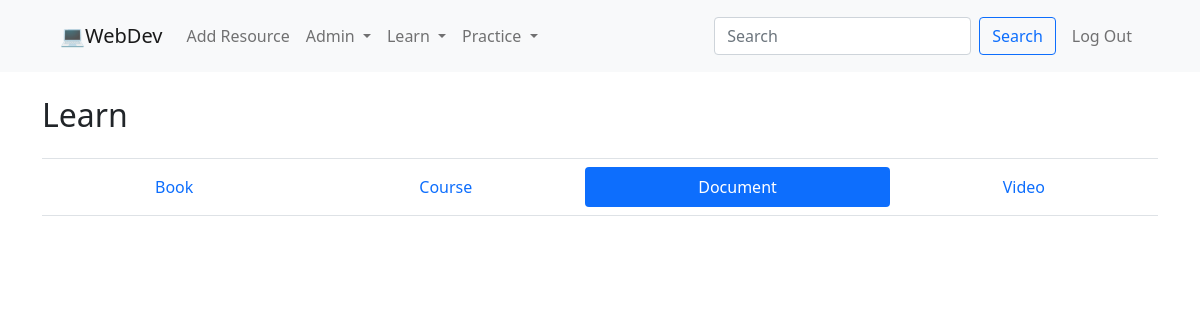
/document (signed in), run on an earlier commit of the app's database.
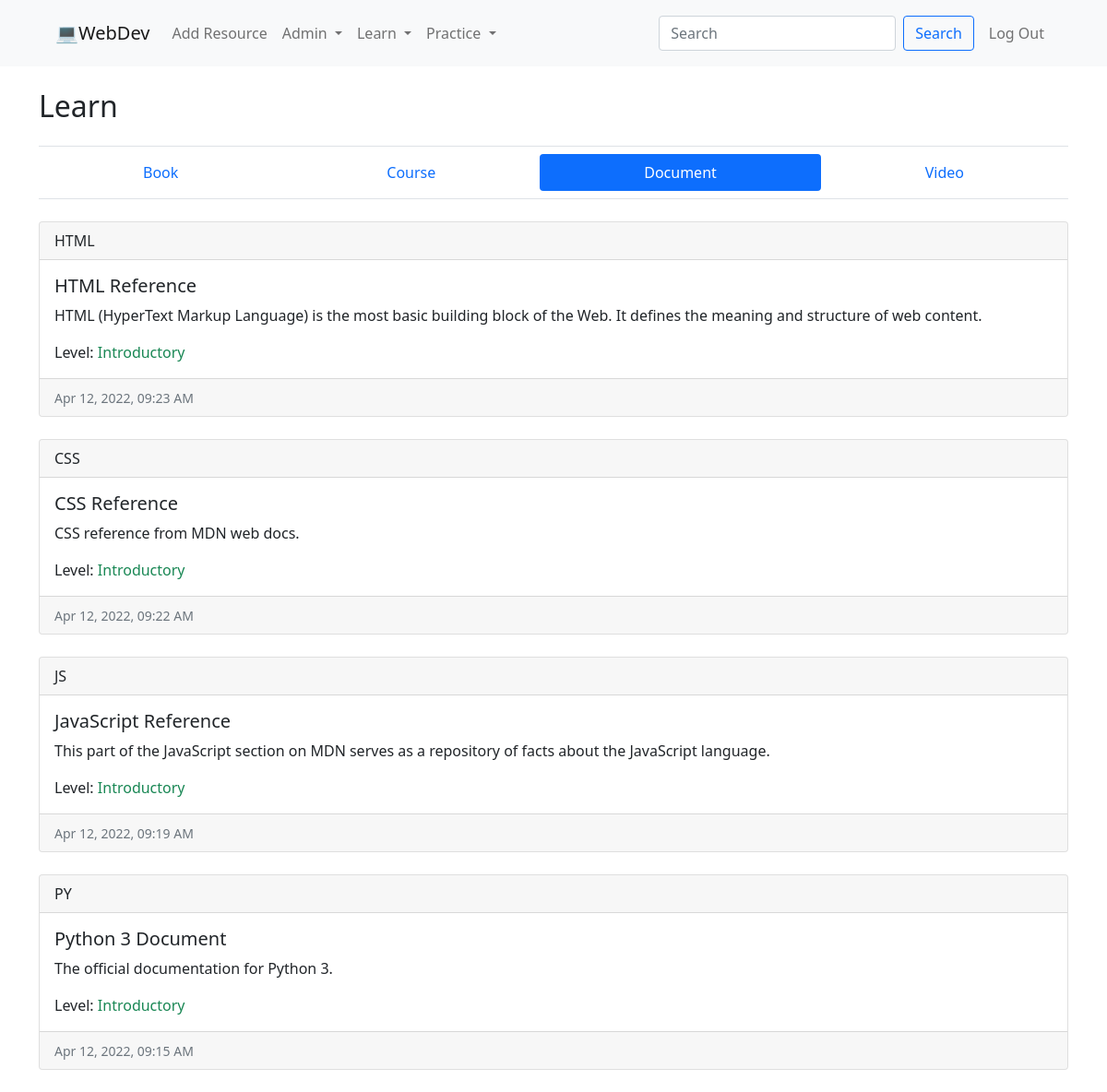
And on a later commit of the database.
### webdev/models.py (models this page shows, shortened)
class Resource(models.Model):
    CATEGORY_CHOICES = [
        ("BOOK", "Book"),
        ("CODE", "Code"),
        ("CRS", "Course"),
        ("DOC", "Document"),
        ("QUIZ", "Quiz"),
        ("VID", "Video")
    ]
    LEVEL_CHOICES = [
        ("INTR", "Introductory"),
        ("MEDI", "Intermediate"),
        ("ADVC", "Advanced")
    ]
    title = models.CharField(max_length=150)
    description = models.TextField()
    url = models.URLField(max_length=255)
    embeddable = models.BooleanField()
    category = models.CharField(max_length=4, choices=CATEGORY_CHOICES)
    timestamp = models.DateTimeField(auto_now_add=True)
    user = models.ForeignKey("User", on_delete=models.SET_NULL, related_name="added_by", null=True)
    like = models.ManyToManyField("User", related_name="liker", blank=True)
    favorite = models.ManyToManyField("User", related_name="favoriter", blank=True)
    language = models.ManyToManyField("Language", related_name="lang")
    level = models.CharField(max_length=4, choices=LEVEL_CHOICES)
    def serialize(self):
        return {
            "id": self.id,
            "title": self.title,
            "description": self.description,
            "timestamp": self.timestamp.strftime("%b %d, %Y, %I:%M %p"),
            "language": ", ".join([lang.language for lang in self.language.all()]),
            "level": self.level
        }

class Language(models.Model):
    LANGUAGE_CHOICES = [
        ("CSS", "CSS"),
        ("HTML", "HTML"),
        ("JS", "JavaScript"),
        ("PY", "Python")
    ]
    language = models.CharField(max_length=4, unique=True, choices=LANGUAGE_CHOICES)
    def __str__(self):
        return self.language

### webdev/views.py (the view)
# urls.py: path("<str:content_type>", views.content, name="content"),
def content(request, content_type):
    if content_type not in CATEGORY.keys():
        return render(request, "webdev/content.html", {
            "message": "Invalid content type."
        }, status=404)
    if not request.user.is_authenticated and content_type in ["favorite", "published"]:
        return render(request, "webdev/content.html", {
            "message": "Login required."
        }, status=401)
    if content_type == "favorite":
        resources = Resource.objects.filter(favorite__pk=request.user.pk)
    elif content_type == "published":
        resources = Resource.objects.filter(user=request.user)
    else:
        resources = Resource.objects.filter(category=CATEGORY[content_type]["cap"])
    resources = resources.order_by("-timestamp")
    return render(request, "webdev/content.html", {
        "level": LEVEL,
        "resources": resources,
        "category": CATEGORY[content_type]
    })

### webdev/views.py (called while the page is built)
@register.filter
def get_item(dictionary, key):
    return dictionary.get(key)

### webdev/templates/webdev/content.html (shortened to what this page needs)
{% extends  "webdev/layout.html" %}
{% block body %}
    {% if message %}
        <h2>{{ message }}</h2>
    {% else %}
        {% if category.view == "learn" %}
            <div id="learn-view">
                <h2 class="mb-4">Learn</h2>
                <nav class="nav nav-pills flex-column flex-sm-row mb-4 py-2 border-top border-bottom">
                    <a id="tab-book" class="flex-sm-fill text-sm-center nav-link nav-tab {% if category.cap == 'BOOK' %}active{% endif %}" data-content="book">Book</a>
                    <a id="tab-course" class="flex-sm-fill text-sm-center nav-link nav-tab {% if category.cap == 'CRS' %}active{% endif %}" data-content="crs">Course</a>
                    <a id="tab-document" class="flex-sm-fill text-sm-center nav-link nav-tab {% if category.cap == 'DOC' %}active{% endif %}" data-content="doc">Document</a>
                    <a id="tab-video" class="flex-sm-fill text-sm-center nav-link nav-tab {% if category.cap == 'VID' %}active{% endif %}" data-content="vid">Video</a>
                </nav>
            </div>
        {% endif %}
        <div id="content">
            {% for resource in resources %}
                <div class="card mb-4">
                    <a class="text-body text-decoration-none" href="{% url 'resource' resource.pk %}">
                        <div class="card-header">{{ resource.language.all|join:", " }}</div>
                        <div class="card-body">
                            <h5 class="card-title">{{ resource.title }}</h5>
                            <p class="card-text">{{ resource.description }}</p>
                            {% with lv=level|get_item:resource.level %}
                                <p class="card-text">Level: <span class="{{ lv.color }}">{{ lv.full }}</span></p>
                            {% endwith %}
                        </div>
                        <div class="card-footer"><small class="text-muted">{{ resource.serialize.timestamp }}</small></div>
                    </a>
                </div>
            {% endfor %}
        </div>
    {% endif %}
{% endblock %}

What changed in the data, as far as the page shows it:
added Resource: language.all "HTML", title "HTML Reference", description "HTML (HyperText Markup Language) is the most basic building block of the Web. It defines the meaning and structure of web content.", full "Introductory", serialize.timestamp "Apr 12, 2022, 09:23 AM"
added Resource: language.all "CSS", title "CSS Reference", description "CSS reference from MDN web docs.", full "Introductory", serialize.timestamp "Apr 12, 2022, 09:22 AM"
added Resource: language.all "JS", title "JavaScript Reference", description "This part of the JavaScript section on MDN serves as a repository of facts about the JavaScript language.", full "Introductory", serialize.timestamp "Apr 12, 2022, 09:19 AM"
added Resource: language.all "PY", title "Python 3 Document", description "The official documentation for Python 3.", full "Introductory", serialize.timestamp "Apr 12, 2022, 09:15 AM"
